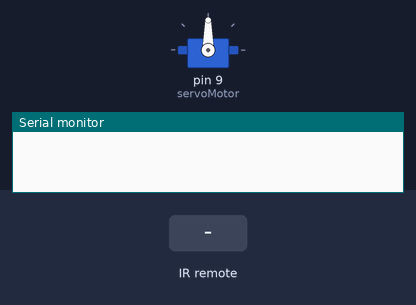
Recording of a sketch running on a simulated Arduino Uno, built with avr-gcc and run on an emulated ATmega328P. Shown: servo, the last lines printed to the serial monitor. Inputs (shaded band) come from the test bench.

Above: at 1.2 s.
1.3 s: infrared code 0xFD50AF received
At 1.8 s:
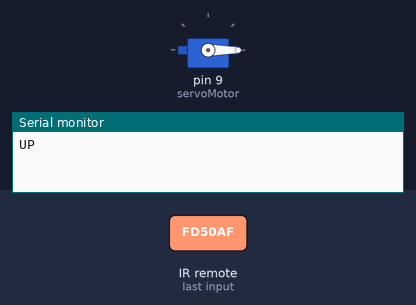
2.8 s: infrared code 0xFD10EF received
At 4.1 s:
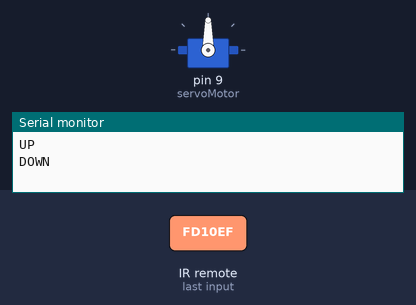
Timing chart, 0 to 5.8 s (numbered marks = the images above; inputs shaded):
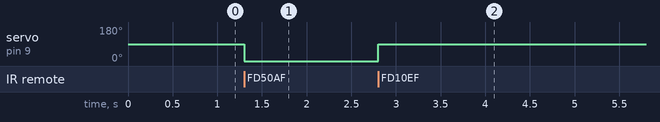

The sketch:

IR_RX_SERVO.ino
```cpp
/******************************************************************
* Programa: Ejemplo de uso del receptor IR + SERVO
*
* Objetivo:
*   Mostrar los aspectos básicos del receptor IR
*
* Aspectos a destacar:
*   -Lectura y Decodificación
*
* Versión: 0.1 del 6 de marzo de 2017
* Autor: Mauricio Dávila
* Revisión: -
*
* *******************************************************************/

#include "IRremote.h"
#include <Servo.h>

// Declaramos la variable para controlar el servo
Servo servoMotor;

const int RECV_PIN = 12;

IRrecv irrecv(RECV_PIN);

decode_results results;


/** \brief  Se invoca una sola vez cuando el programa empieza.
 *          Se utiliza para inicializar los modos de trabajo
 *          de los pines, el puerto serie, etc...
 * \param void
 * \return void
 */
void setup()
{
  Serial.begin(9600);
  irrecv.enableIRIn(); // Comienzo a recibir por IR
  irrecv.blink13(true);
  servoMotor.attach(9);
}

/** \brief  Contiene el programa que se ejecutará cíclicamente
 *
 * \param void
 * \return void
 */
void loop() {
  if (irrecv.decode(&results)) {
    if (results.decode_type == NEC && results.value == 0xfd50af)
    {
      Serial.println("UP");
      servoMotor.write(0); // Desplazamos a la posición 0º
    }
    else if (results.decode_type == NEC && results.value == 0xfd10ef)
    {
      Serial.println("DOWN");
      servoMotor.write(90); // Desplazamos a la posición 0º
    }
    irrecv.resume(); // Habilito a recibir el proximo dato
  }
}
```

Measured:
- after the input at 1.3 s, servo on pin 9 (servoMotor): 90° → 0° at once
- after the input at 2.8 s, servo on pin 9 (servoMotor): 0° → 90° at once
